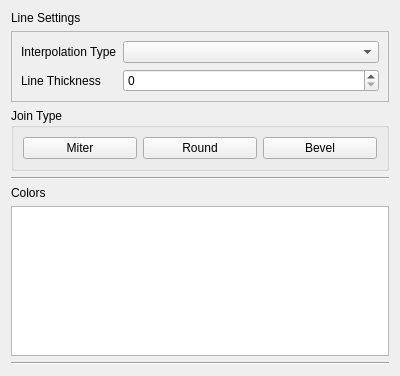
<?xml version="1.0" encoding="UTF-8"?>
<ui version="4.0">
 <class>spline_settings_widget_t</class>
 <widget class="QWidget" name="spline_settings_widget_t">
  <property name="geometry">
   <rect>
    <x>0</x>
    <y>0</y>
    <width>400</width>
    <height>376</height>
   </rect>
  </property>
  <property name="windowTitle">
   <string>Form</string>
  </property>
  <layout class="QVBoxLayout" name="verticalLayout_2">
   <item>
    <widget class="QLabel" name="label">
     <property name="text">
      <string>Line Settings</string>
     </property>
    </widget>
   </item>
   <item>
    <widget class="QFrame" name="frame_2">
     <property name="frameShape">
      <enum>QFrame::StyledPanel</enum>
     </property>
     <property name="frameShadow">
      <enum>QFrame::Raised</enum>
     </property>
     <layout class="QFormLayout" name="formLayout">
      <item row="1" column="0">
       <widget class="QLabel" name="lbl_interptype">
        <property name="text">
         <string>Interpolation Type</string>
        </property>
       </widget>
      </item>
      <item row="1" column="1">
       <widget class="QComboBox" name="InterpolationDropDown"/>
      </item>
      <item row="2" column="1">
       <widget class="QSpinBox" name="LineThicknessSpinner"/>
      </item>
      <item row="2" column="0">
       <widget class="QLabel" name="lbl_linethickness">
        <property name="text">
         <string>Line Thickness</string>
        </property>
       </widget>
      </item>
     </layout>
    </widget>
   </item>
   <item>
    <widget class="QGroupBox" name="joinTypes">
     <property name="title">
      <string>Join Type</string>
     </property>
     <layout class="QHBoxLayout" name="horizontalLayout_2">
      <item>
       <widget class="QPushButton" name="MiterJoin">
        <property name="text">
         <string>Miter</string>
        </property>
       </widget>
      </item>
      <item>
       <widget class="QPushButton" name="RoundJoin">
        <property name="text">
         <string>Round</string>
        </property>
       </widget>
      </item>
      <item>
       <widget class="QPushButton" name="BevelJoin">
        <property name="text">
         <string>Bevel</string>
        </property>
       </widget>
      </item>
     </layout>
    </widget>
   </item>
   <item>
    <widget class="Line" name="line">
     <property name="orientation">
      <enum>Qt::Horizontal</enum>
     </property>
    </widget>
   </item>
   <item>
    <widget class="QLabel" name="lbl_colors">
     <property name="text">
      <string>Colors</string>
     </property>
    </widget>
   </item>
   <item>
    <widget class="QListView" name="ColorList"/>
   </item>
   <item>
    <widget class="Line" name="line_2">
     <property name="orientation">
      <enum>Qt::Horizontal</enum>
     </property>
    </widget>
   </item>
   <item>
    <spacer name="verticalSpacer">
     <property name="orientation">
      <enum>Qt::Vertical</enum>
     </property>
     <property name="sizeHint" stdset="0">
      <size>
       <width>20</width>
       <height>40</height>
      </size>
     </property>
    </spacer>
   </item>
  </layout>
 </widget>
 <resources/>
 <connections/>
</ui>
